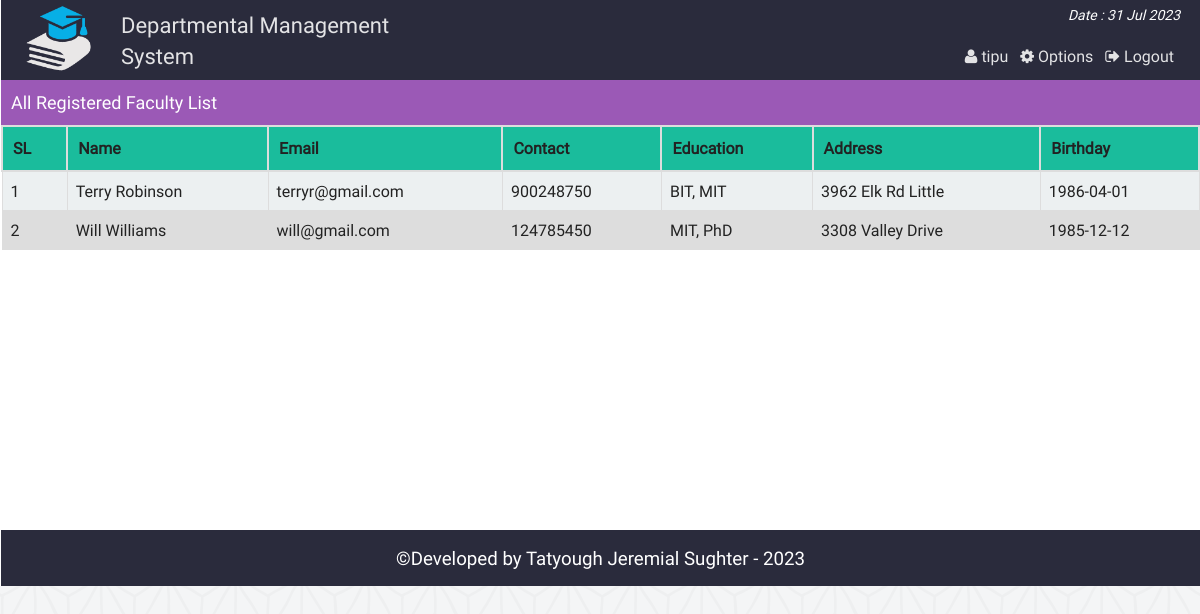
/admin_all_faculty.php (signed in), run on the app's committed database.
### tables this page shows
CREATE TABLE `faculty` (
  `id` int(11) NOT NULL,
  `username` varchar(15) NOT NULL,
  `password` varchar(50) NOT NULL,
  `name` varchar(30) NOT NULL,
  `email` varchar(100) NOT NULL,
  `birthday` date DEFAULT NULL,
  `gender` varchar(10) NOT NULL,
  `education` varchar(100) DEFAULT NULL,
  `contact` int(100) DEFAULT NULL,
  `address` varchar(255) DEFAULT NULL
);

### php/functions.php (called while the page is built, shortened)
<?php
class login_registration_class{
	public function get_faculty(){
		global $conn;
		$sql = "select * from faculty order by id ASC";
		$result = $conn->query($sql);
		return $result;
	}
};
?>

### admin_all_faculty.php (the view, shortened to what this page needs)
<?php
	require "php/config.php";
	require_once "php/functions.php";
	$user = new login_registration_class();
?>
<?php
include "php/headertop_admin.php";
?>
<div class="all_student">
	<div class="search_st">
		<div class="hdinfo"><h3>All Registered Faculty List</h3></div>
	</div>
		<table class="tab_one">
			<tr>
				<th>SL</th>
				<th>Name</th>
				<th>Email</th>
				<th>Contact</th>
				<th>Education</th>
				<th>Address</th>
				<th>Birthday</th>
			</tr>
			<?php
			$i=0;
				$alluser =$user->get_faculty();
				while($rows = $alluser->fetch_assoc()){
				$i++;
			?>
			<tr>
				<td><?php echo $i; ?></td>
				<td><?php echo $rows['name'];?></td>
				<td><?php echo $rows['email'];?></td>
				<td><?php echo $rows['contact'];?></td>
				<td><?php echo $rows['education'];?></td>
				<td><?php echo $rows['address'];?></td>
				<td><?php echo $rows['birthday'];?></td>
			</tr>
			<?php } ?>
		</table>
</div>
<?php include "php/footerbottom.php";?>

### css/main.css (style rules this page uses)
html { color: #222; font-size: 1em; line-height: 1.4; }
body { font-family:roboto !important; background:url(../img/ptrn.png) repeat fixed; }
.st_reg th, td { padding: 8px; }
table.tab_one { width:100%; }
table.tab_one th { background:#1abc9c; padding:10px; font-weight:bold; text-align:left; }
table.tab_one td { border:1px solid #ddd; padding:8px; }
table.tab_one tr:nth-child(odd) { background:#ddd; }
table.tab_one tr:nth-child(even) { background:#ecf0f1; }
.all_student { min-height:450px; }
.search_st { background:#9b59b6; height:45px; }
.hdinfo { float:left; width:500px; }
.hdinfo h3 { font-size:18px; color:#fff; padding:10px; margin:0; font-weight:normal; }
table.att_tab tr,td,th { border:2px solid #ddd; border-collapse:collapse; padding:8px; }

### data on the page
faculty: name "Terry Robinson", email "terryr@gmail.com", contact "900248750", education "BIT, MIT", address "3962 Elk Rd Little", birthday "1986-04-01"
faculty: name "Will Williams", email "will@gmail.com", contact "124785450", education "MIT, PhD", address "3308 Valley Drive", birthday "1985-12-12"

### other printed values
$admin_name "tipu"
